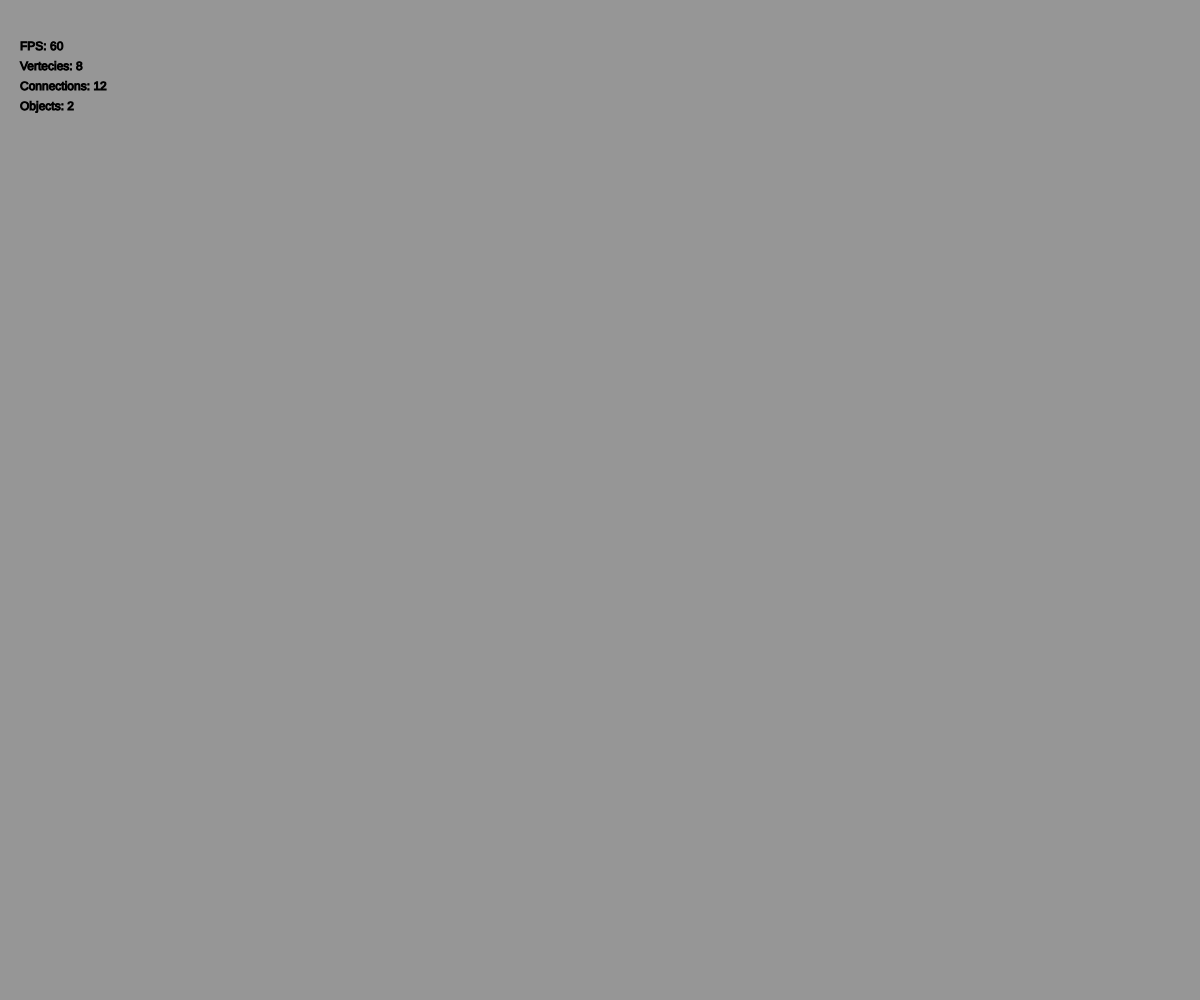
Frame 1 (no input)
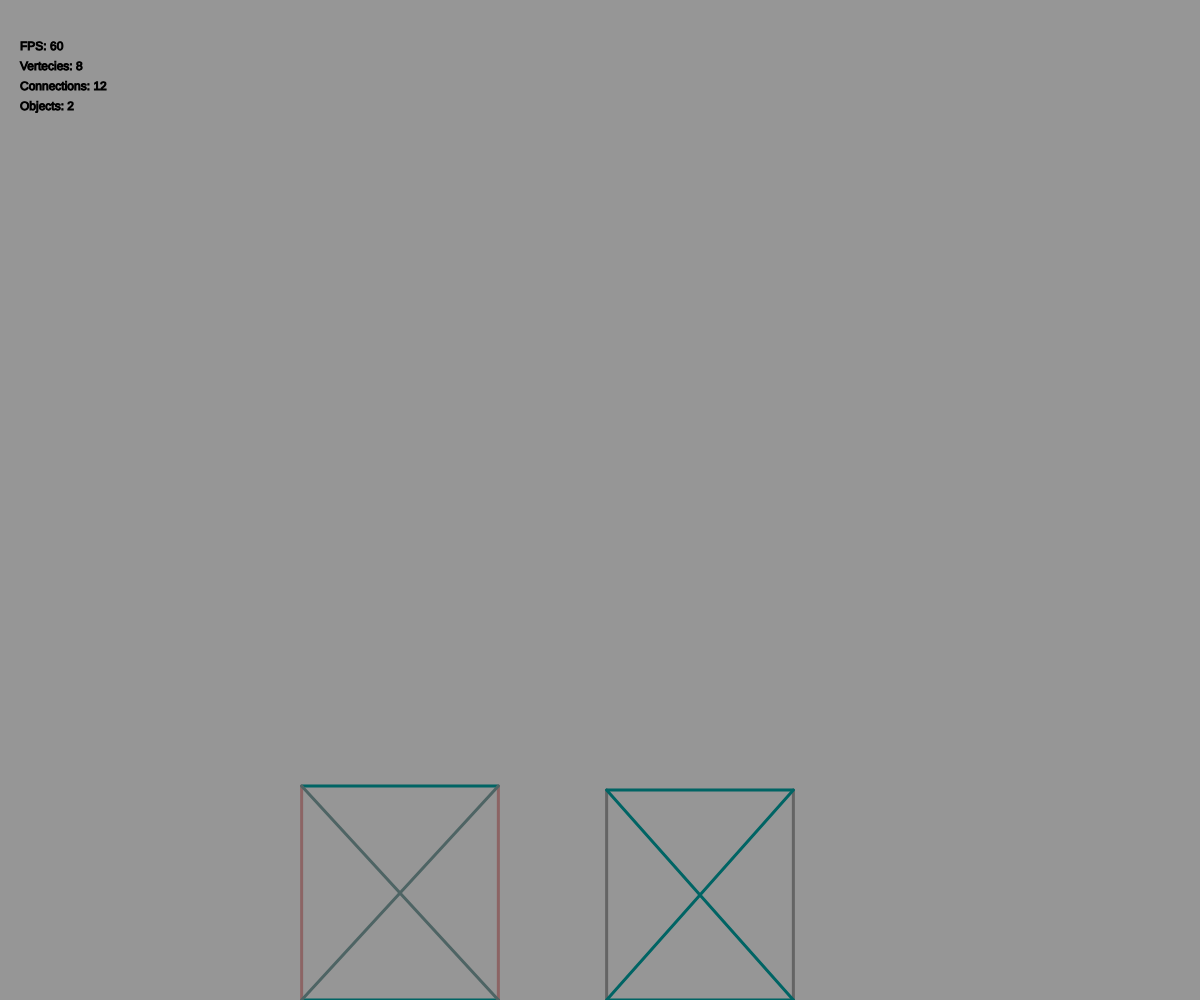
Frame 60 (no input)
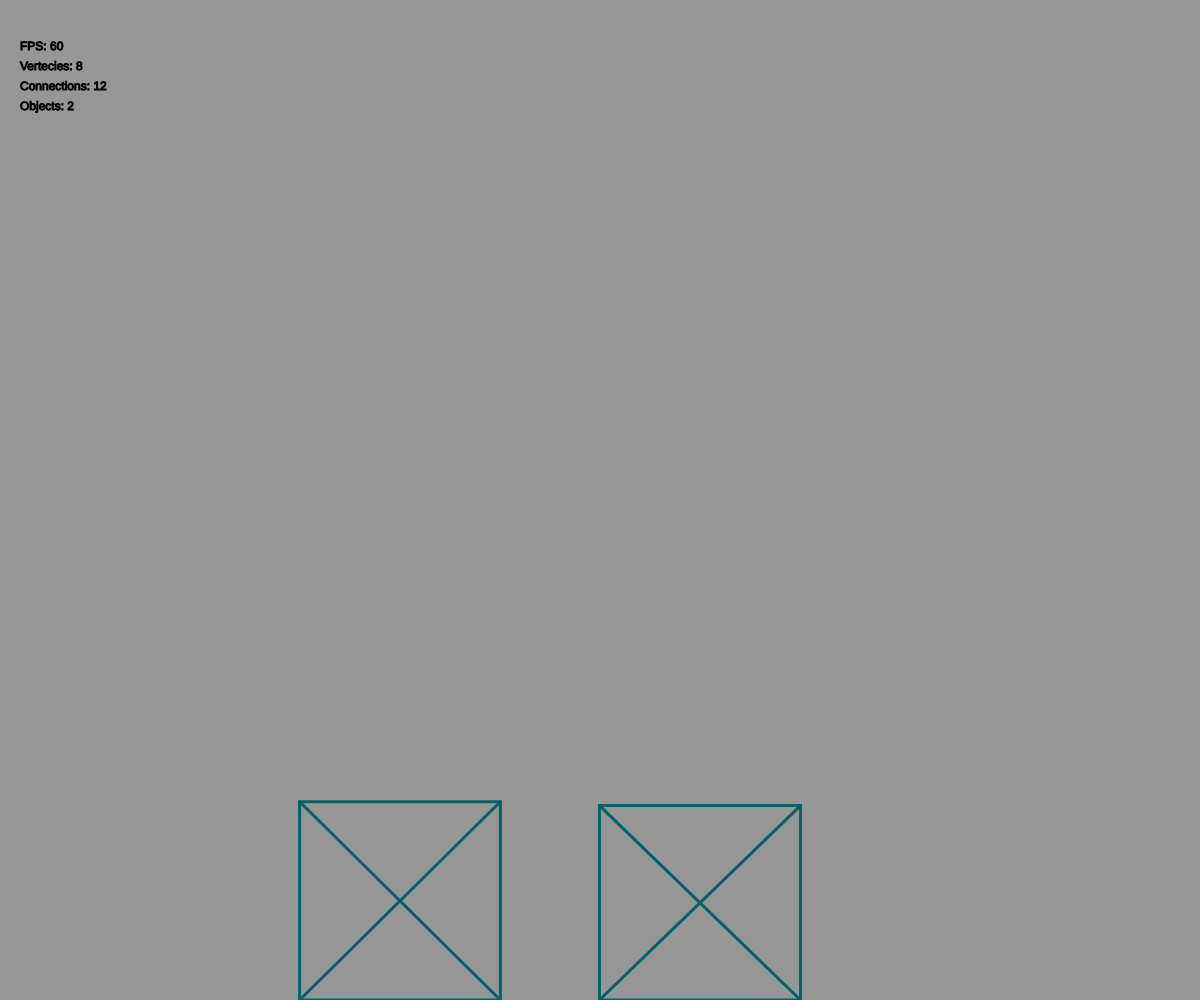
Frame 120 (the mouse pressed at the canvas centre since frame 60)

The p5.js sketch that drew these frames (run headless with seeded random() and noise() and a simulated clock; from frame 60 on, the mouse is pressed at the canvas centre):

// p5.js sketch
// ── sketch.js
// global variables
let drawVertecies = false;
let drawConnections = true;
let drawBoundingBoxes = false;
let gravity;
let drawDebugValues = true;
// variable to define whether or not physics is run step by step instead of at the frame rate
let stepByStep = false;
let vertexID = 0;
let connectorID = 0;

// array to hold all of the world objects
let worldObjects = [];
let vertecies = [];
let connections = [];
let rigidity = 50;
let forceDampening1 = 0.98;
let forceDampening2 = 0.94;
let elasticityMultiplier = 0.5;

let mouseControlsOn = true;
let nonStaticFollowMouse = false;

// current issues

function setup() {
  createCanvas(windowWidth, windowHeight);
  let a1 = createSquareObject(600, 100, 200, 200, 0.5);
  let a2 = createSquareObject(300, 100, 200, 200, 0.5);
  //worldObjects[0].vertecies[0].isStatic = true;

  // define gravity as a force class
  gravity = new force(0, 1, 5, 0, "Global", false);
  // apply gravity
  for(let i = 0; i < vertecies.length; i++){
    vertecies[i].addForce(gravity);
  }
}

function draw() {
  background(150);
  drawConditionals();
  if(stepByStep == false){
    for(let i = 0; i < worldObjects.length; i++){
      worldObjects[i].doPhysics();
    }
  }
  if(drawDebugValues == true){
    drawDebug();
  }
}

// function to draw all of the vertecies, connections, objects, etc. if the condionals are true
function drawConditionals(){
  for(let i = 0; i < worldObjects.length; i++){
    if(drawVertecies == true) worldObjects[i].drawVerteciesF();
    if(drawConnections == true) worldObjects[i].drawConnectionsF();
    if(drawBoundingBoxes == true) worldObjects[i].drawBoundingBox();
  }
}

function newVertex(x, y, s){
  if(s == undefined){
    s = false;
  }
  let v =  new objectVertex(x, y, s, vertexID);
  vertecies.push(v);
  vertexID ++;
  return v;
}

function newConnection(v1, v2, e){
  let c = new vertexConnection(v1, v2, e);
  connections.push(c);
  return c;
}

function keyPressed(){
  for(let i = 0; i < vertecies.length; i++){
    let d = dist(mouseX, mouseY, vertecies[i].x, vertecies[i].y);
    if(d < 20 + abs(vertecies[i].moveVec.x) + abs(vertecies[i].moveVec.y)){
      if(keyCode === 70) vertecies[i].isStatic = !vertecies[i].isStatic;
      if(keyCode === 67) vertecies[i].isStatic = false;
    }
  }
}

function mousePressed(){
  if(stepByStep == true){
    worldObjects[0].doPhysics();
  }
}

function drawDebug(){
  let startx = 20;
  let starty = 50;
  let spacing = 20;
  text("FPS: " + round(frameRate()), startx, starty);
  text("Vertecies: " + vertecies.length, startx, starty + spacing);
  text("Connections: " + connections.length, startx, starty + spacing * 2);
  text("Objects: " + worldObjects.length, startx, starty + spacing * 3);

}

function createStringObject(startx, starty, rowSize, columnSize, spacing, rowConnectors, columnConnectors, elacticity){
  // arrays to hold the vertecies and connectors
  let vertecies = [];
  let connectors = [];
  for(let i = 0; i < rowSize; i++){
    vertecies.push([])
    for(let i2 = 0; i2 < columnSize; i2++){
      vertecies[i].push(newVertex(startx + (i* spacing), starty + (i2 * spacing), false));
    }
  } 
  for(let i = 0; i < rowSize; i++){
    for(let i2 = 0; i2 < columnSize; i2++){
      if(rowConnectors == true && i < rowSize - 1){
        connectors.push(newConnection(vertecies[i][i2], vertecies[i + 1][i2], elacticity));
      }
      if(columnConnectors == true && i2 < columnSize - 1){
        connectors.push(newConnection(vertecies[i][i2 + 1], vertecies[i][i2], elacticity));
      }
    }
  }
  let obj = new objectc(connectors);
  worldObjects.push(obj);
  return obj;
}

function createSquareObject(startx, starty, w, h, elacticity){
  let v1 = newVertex(startx, starty, false);
  let v2 = newVertex(startx + w, starty, false);
  let v3 = newVertex(startx + w, starty + h, false);
  let v4 = newVertex(startx, starty + h, false);
  //let v5 = newVertex(startx + w/2, starty + h/2, false);
  let e = elacticity
  let c1 = newConnection(v1, v2, e);
  let c2 = newConnection(v2, v3, e);
  let c3 = newConnection(v3, v4, e);
  let c4 = newConnection(v4, v1, e);
  let c5 = newConnection(v1, v3, e);
  let c6 = newConnection(v2, v4, e);
  //let c7 = newConnection(v1, v5, e / 2);
  //let c8 = newConnection(v2, v5, e / 2);
  //let c9 = newConnection(v3, v5, e / 2);
  //let c10 = newConnection(v4, v5, e / 2);
  //let o1 = new objectc([c1, c2, c3, c4, c7, c8, c9, c10]);
  let o1 = new objectc([c1, c2, c3, c4, c5, c6]);
  worldObjects.push(o1);
  return o1;
}

function collc(x, y, w, h, x2, y2, w2, h2, xb, yb){
  if(xb == undefined) xb = 0;
  if(yb == undefined) yb = 0;
  x -= xb/2
  w += xb;
  y -= yb/2;
  h += yb;
  x2 -= xb/2;
  w2 += xb;
  y2 -= yb/2;
  h2 += yb;

  if(keyIsDown(72)){
    fill(200, 0, 0, 100);
    stroke(0);
    rect(x, y, w, h);
    rect(x2, y2, w2, h2);
  }

  if(x + w > x2 && x < x2 + w2 && y + h > y2 && y < y2 + h) return true;
  return false;
}

function lineline(x1, y1, x2, y2, x3, y3, x4, y4){
  // get the distance from x1, y1 to x2, y2
  let d1 = dist(x1, y1, x2, y2);

  // v1 is a new vector with a directly down magnitude
  let v1 = createVector(0, 1);

  // get the angle from x1, y1 to x2, y2
  let a1 = atan2(y1 - y2, x1 - x2);

  // rotate the vector
  v2.rotate(a1);

  let x = x1;
  let y = y1;

  // for the distance of the line, check each point on the line agains the other given line;
  for(let i = 0; i < d1; i++){
    if(pointLine(x3, y3, x4, y4, x, y) == true){
      // return the point of contact
      return [x, y];
    }
    x += v1.x;
    y += v1.y
  }

}

function pointLine(x1, y1, x2, y2, x3, y3){
  let d1 = dist(x1, y1, x2, y2);
  let d2 = dist(x3, y3, x1, y1);
  let d3 = dist(x3, y3, x2, y2);
  if(keyIsDown(72)){
    strokeWeight(3);
    stroke(200, 100, 100, 100);
    line(x1, y1, x2, y2);
    ellipse(x3, y3, 1);
  }
  if(dist(d2 + d3, 0, d1, 0) < 5){
    return true;
  }
  return false;
}

class objectVertex {
  constructor(x, y, s, id){
    // position variables
    this.x = x;
    this.y = y;

    // movement vector
    this.moveVec = createVector(0, 0);

    // boolean to describe whether the vertex can be moved with a force
    // isStatic == true not means it can not have the "setPosition" function applied to it
    this.isStatic = s;

    // variables to describe the higher level structures it is a part of including the connections and object
    this.connections = [];
    this.parentObject = undefined;

    // array of forces to be appllied to the x/y
    this.forces = [];

    // ID used commonly to ensure it is not added to an array twice
    this.id = id;
  }
  setPosition(x, y){
    // if the object is not static, update the x and y
    if(this.isStatic == false){
      this.x = x;
      this.y = y;
    }
  }
  updateMovement(){
    // if it is not static
    if(this.isStatic == false){
      // apply all of the forces in the vertex's forces array
      let divisor = (this.forces.length);
      for(let i = 0; i < this.forces.length; i++){
        let xforce = (this.forces[i].forceVector.x / divisor) * forceDampening1;
        let yforce = (this.forces[i].forceVector.y / divisor) * forceDampening1;

        if(this.forces[i].type == "Elastic"){
          xforce *= elasticityMultiplier;
          yforce *= elasticityMultiplier;
        }

        this.moveVec.x += xforce;
        this.moveVec.y += yforce;
        this.forces[i].update();
        // apply forces to other connected vertecies
        for(let i2 = 0; i2 < this.connections.length; i2++){
          // check if it is vertex one or two
          if(this.forces[i].randID = gravity.randID){
            if(this.connections[i2].vertex1.id == this.id) this.connections[i2].vertex2.addForce(this.forces[i]);
          }
        }
      }
      // updating movement also includes updating the position which is also done
      this.doVertexColiions();
      this.moveVec.x *= forceDampening2;
      this.moveVec.y *= forceDampening2;
      this.x += this.moveVec.x;
      this.y += this.moveVec.y;
    }
    // culling forces that have minimal impact and will generally only cause lag
    this.cullForces();
    let mouseTravled = dist(mouseX, mouseY, pwinMouseX, pwinMouseY);
    if(nonStaticFollowMouse == true || this.isStatic == true){
      if(mouseIsPressed && dist(this.x, this.y, mouseX, mouseY) < 50 + mouseTravled + abs(this.moveVec.x) + abs(this.moveVec.y)){
        this.x = mouseX;
        this.y = mouseY;
      }
    }
    this.x = constrain(this.x, 0, width);
    this.y = constrain(this.y, 0, height);
  }
  addForce(force1){
    // force1 because just force is used as the class name for forces
    let a = 0;
    for(let i = 0; i < this.forces.length; i++){
      if(force1.randID == this.forces[i].randID) a++;
    }
    if(a == 0){
      this.forces.push(force1);
    }
  }
  cullForces(){
    // access all of the forces
    for(let i = 0; i < this.forces.length; i++){
      // variable to eliminate permanent or necesary forces
      if(this.forces[i].temporary == true){
        // simpler refference to the force vector
        let v = this.forces[i].forceVector;
        // if the absolute value of the x momentum + the absolute value of the y momentum is less than 1
        if(abs((v.x)) + abs((v.y)) < 0.1){
          // creates an empty array
          let a = [];

          // for all of the forces again
          for(let i2 = 0; i2 < this.forces.length; i2++){
            // Push the second layer forces[i2] into the empty array unless i2 is equal to i
            // if i2 == i, the force is the one being culled currently and as such is not pushed to the new array
            if(i2 != i) a.push(this.forces[i2]);
          }
          // update the array
          this.forces = a;
        }
      }
    }
  }
  getPosition(type){
    // type is either "Vector", "Array", "x", or "y"

    // "Vector" returns the x/y position as a vector
    if(type == "Vector") return createVector(this.x, this.y);

    // "Array" returns the x/y position in an array [x, y]
    if(type == "Array") return [this.x, this.y];

    // "x" returns only the x position
    if(type == "x") return this.x;

    // "y" returns only the y position
    if(type == "y") return this.y;
  }
  drawSelf(){
    // formating
    fill(255);
    stroke(0);
    // draw a circle at the vertex x and y
    circle(this.x, this.y, 10);

    // debug mode
    if(drawDebugValues == true){
      textAlign(CENTER);
      textSize(10);
      let debugYStart = 50;
      text("x: " + this.x, this.x, this.y - debugYStart);
      text("y: " + this.y, this.x, this.y - (debugYStart-10));
      text("Static: " + this.isStatic, this.x, this.y - (debugYStart-20));
      text("ID: " + this.id, this.x, this.y - (debugYStart-30));
    }
  }
  doVertexColiions(){
    for(let i = 0; i < vertecies.length; i++){
      let b = 0;
      for(let i2 = 0; i2 < this.parentObject.vertecies.length; i2++){
        let a = this.parentObject.vertecies[i2];
        if(vertecies[i].id == a.id) b ++;
      }
      if(b == 0 && vertecies[i].id != this.id){
        let obj = vertecies[i];
        if(collc(this.x, this.y, 0, 0, obj.x, obj.y, 0, 0, 10, 10)){
          let a = atan2(this.y - obj.y, this.x - obj.x) - PI/2;
          let v1 = createVector(0, 5);
          v1.rotate(a);
          let b = 1/pow(dist(this.x, this.y, obj.x, obj.y), 2);
          if(v1.x < 0 && this.moveVec.x > 0) this.moveVec.x = -b;
          if(v1.x > 0 && this.moveVec.x < 0) this.moveVec.x = b;
          if(v1.y < 0 && this.moveVec.y > 0) this.moveVec.y = -b;
          if(v1.y > 0 && this.moveVec.y < 0) this.moveVec.y = b;
        }
      }
    }
    for(let i = 0; i < connections.length; i++){
        let b = 0;
        for(let i2 = 0; i2 < this.connections.length; i2++){
          let a = this.connections[i2];
          if(connections[i].id == a.id) b ++;
        }
        if(b == 0){
          let con = connections[i];
          if(pointLine(con.vertex1.x, con.vertex1.y, con.vertex2.x, con.vertex2.y, this.x, this.y) == true){
            // get the average middle point of the line by adding half of the width and height to vertex 1;
            let centerPoint = createVector(con.vertex1.x + dist(con.vertex1.x, 0, con.vertex2.x, 0), con.vertex1.y + dist(con.vertex1.y, 0, con.vertex2.y, 0));
            let a = atan2(this.y - centerPoint.y, this.x - centerPoint.x) - PI/2;
            let v1 = createVector(0, 5);
            v1.rotate(a);
            let b = 1/pow(dist(this.x, this.y, centerPoint.x, centerPoint.y) * 100, 2);
            if(v1.x < 0 && this.moveVec.x > 0) this.moveVec.x = -b;
            else
            if(v1.x > 0 && this.moveVec.x < 0) this.moveVec.x = b;
            if(v1.y < 0 && this.moveVec.y > 0) this.moveVec.y = -b;
            else
            if(v1.y > 0 && this.moveVec.y < 0) this.moveVec.y = b;
        }
      }
    }
  }
}

class force {
  constructor(x, y, s, a, t, t1, cd, rand){
    // position variables
    this.x = x;
    this.y = y;

    // ammount the force in the vector is multiplied by
    this.strengthMultiplier = s;

    // angle at which the vector is rotated
    this.angle = a;

    // creates the force vector
    this.forceVector = createVector(this.x * this.strengthMultiplier, this.y * this.strengthMultiplier);

    // rotate the vector
    this.forceVector.rotate(this.angle);

    // define the type of force for special interactions
    this.type = t;
    if(t == undefined) this.t == "Normal";
    // Structural, Global, Impact, Elastic, Drag, Normal

    // variable to determine if the force can be culled from a vertex's forces array
    this.temporary = t1;
    if(this.temporary == true){
      this.cooldown = cd;
    }
    this.timer = 0;

    this.randforce = rand;
    if(rand == undefined){
      this.randforce = 0;
    }

    // random ID to check against other forces
    this.randID = random(0, 100);
  }
  setDirection(a){
    // update the angle 
    this.angle = a;
    // recreates the force vector in order to reset the angle
    this.forceVector = createVector(this.x * this.strengthMultiplier, this.y * this.strengthMultiplier);
    // rotates the new vector
    this.forceVector.rotate(this.angle);
  }
  setStrength(s){
    // sets the strength multiplier
    this.strengthMultiplier = s;
    // recreates the force vector to update the strength value
    this.forceVector.x = this.x * s;
    this.forceVector.y = this.y * s;
    //rotates the vector accordingly
    this.forceVector.rotate(this.angle);
  }
  getForceVector(){
    return this.forceVector();
  }
  update(){
    this.forceVector.x = (this.x + random(-this.randforce, this.randforce)) * this.strengthMultiplier;
    this.forceVector.y = (this.y + random(-this.randforce, this.randforce)) * this.strengthMultiplier;
    this.timer ++;
    if(this.timer >= this.cooldown){
      this.forceVector = createVector(0, 0);
    }
  }
}

class vertexConnection {
  constructor(v1, v2, e){
    // describe the vertecies as their own sepperate variables
    this.vertex1 = v1;    
    this.vertex2 = v2;    

    // update the vertex connections array
    this.vertex1.connections.push(this);
    this.vertex2.connections.push(this);

    // describes how much or how little the connection will pull on the vertecies
    // high elacticity = low force OR force is divided by elacticity
    this.elasticity = e;

    // describes the initial length between the vertecies and the initial target distance
    this.baseLength = dist(v1.x, v1.y, v2.x, v2.y);

    this.id = connectorID;
    connectorID ++;
  }
  getCurrentDistance(){
    // returns the distance from vertex one to vertex 2
    return dist(this.vertex1.x, this.vertex1.y, this.vertex2.x, this.vertex2.y);
  }
  getForceAxis1(){
    // returns the arctangent angle between the vertecies in radians
    return atan2(this.vertex1.y - this.vertex2.y, this.vertex1.x -this.vertex2.x) + PI/2;
  }
  getForceAxis2(){
    // returns the arctangent angle between the vertecies in radians
    return atan2(this.vertex2.y - this.vertex1.y, this.vertex2.x -this.vertex1.x) + PI/2;
  }
  drawSelf(){
    stroke(0);
    strokeWeight(1);
  }
  checkForces(){
    // get tjhe distance between points
    let d1 = this.getCurrentDistance();

    // if it is grater than the base length of the connection
    if(d1 > this.baseLength){
      // call the apply forces function.
      this.applyForces(d1, 1);
    }
    if(d1 < this.baseLength){
      // call the apply forces function.
      this.applyForces(d1, 2);
    }
  }
  applyForces(d, type){
    // carried over current distance so as to no run the same function an exsessive ammount
    let d1 = d;
    // get the current angle at which the two are
    let a1 = this.getForceAxis1();
    let a2 = this.getForceAxis2();

    // ammount of time the force remains active
    let lifespan = 0;

    // variable to store the strength of the force
    // current distance - the base distance in order to get the current distance to the target distance
    // divide this by the elacticity to give more control
    let distDistance = d1 - this.baseLength
    let forceMult;
    forceMult = distDistance / this.elasticity;
    strokeWeight(3);
    stroke(forceMult * 5, 100, 100);
    line(this.vertex1.x, this.vertex1.y, this.vertex2.x, this.vertex2.y);
    stroke(0);
    strokeWeight(1);
    let positiveForce;
    let negativeForce;

    if(type == 1){
      positiveForce = new force(0, 1, forceMult, a1, "Elastic", true, lifespan);
      negativeForce = new force(0, 1, forceMult, a2, "Elastic", true, lifespan);
    } else 
    if(type == 2){
      positiveForce = new force(0, 1, forceMult, a1, "Elastic", true, lifespan);
      negativeForce = new force(0, 1, forceMult, a2, "Elastic", true, lifespan);
    }

    this.vertex1.addForce(positiveForce);
    this.vertex2.addForce(negativeForce);
    this.doCollisions();
  }
  doCollisions(){
    for(let i = 0; i < vertecies.length; i++){
      if(vertecies[i].id != this.vertex1.id && vertecies[i].id != this.vertex2.id){
        if(pointLine(this.vertex1.x, this.vertex1.y, this.vertex2.x, this.vertex2.y, vertecies[i].x, vertecies[i].y) == true){
          let centerPoint = createVector(this.vertex1.x + (this.vertex2.x - this.vertex1.x), this.vertex1.y + (this.vertex2.x - this.vertex1.x));
          let a = atan2(centerPoint.y - vertecies[i].y, centerPoint.x - vertecies[i].x);
          let v1 = createVector(0, 1);
          v1.rotate(a);
          let b = 1/pow(dist(vertecies[i].x, vertecies[i].y, centerPoint.x, centerPoint.y) / 200, 2);

          if(v1.x < 0 && this.vertex1.moveVec.x >= 0) this.vertex1.moveVec.x = -b;
          else
          if(v1.x > 0 && this.vertex1.moveVec.x < 0) this.vertex1.moveVec.x = b;
          if(v1.y < 0 && this.vertex1.moveVec.y >= 0) this.vertex1.moveVec.y = -b;
          else
          if(v1.y > 0 && this.vertex1.moveVec.y < 0) this.vertex1.moveVec.y = b;

          if(v1.x < 0 && this.vertex2.moveVec.x >= 0) this.vertex2.moveVec.x = -b;
          else
          if(v1.x > 0 && this.vertex2.moveVec.x < 0) this.vertex2.moveVec.x = b;
          if(v1.y < 0 && this.vertex2.moveVec.y >= 0) this.vertex2.moveVec.y = -b;
          else
          if(v1.y > 0 && this.vertex2.moveVec.y < 0) this.vertex2.moveVec.y = b;
        }
      }
    }
  }
}

class objectc {
  constructor(connections){
    // arary of vertex connections
    this.connections = connections;

    // array of vertecies
    this.vertecies = [];

    // filled by adding all of the vertecies within the given connections
    for(let i = 0; i < connections.length; i++){
      
      let a = 0;
      // checks if the ID is the same as another vertex in the list
      for(let i2 = 0; i2 < this.vertecies.length; i2++) if(connections[i].vertex1.id == this.vertecies[i2].id) a++;
      // pushes the vertex
      if(a == 0) this.vertecies.push(connections[i].vertex1);


      a = 0;
      // again checks the ID against the other IDs
      for(let i2 = 0; i2 < this.vertecies.length; i2++) if(connections[i].vertex2.id == this.vertecies[i2].id) a++;
      // pushes the vertex
      if(a == 0) this.vertecies.push(connections[i].vertex2);

    }

    // apply self to vertecies as the "this.parentObject" variable
    for(let i = 0; i < this.vertecies.length; i++){
      this.vertecies[i].parentObject = this;
    }

    // create it's own bounding box
    this.boundingBox = new objectBoundingBox(this);
  }
  drawVerteciesF(){
    // F because there is a conditional "drawVertecies"
    for(let i = 0; i < this.vertecies.length; i++){
      this.vertecies[i].drawSelf();
  }
  }
  drawBoundingBox(){
    this.boundingBox.drawSelf();
  }
  drawConnectionsF(){
    // F because there is a conditional "DrawConnections"
    for(let i = 0 ; i< this.connections.length; i++){
      this.connections[i].drawSelf();
    }
  }
  doPhysics(){
    for(let i = 0; i < this.vertecies.length; i++){
      this.vertecies[i].updateMovement();
    }
    for(let i = 0; i < this.connections.length; i++){
      this.connections[i].checkForces();
    }
    this.boundingBox.updateSelf();
  }
}

class objectBoundingBox {
  constructor(obj){
    // initial definitions are opposite of desired outcome
    // for loop itterates and does if x < this.minx, this,minx = x
    // for this, the initial values are the opposite of the given name

    this.minx = 10000;
    this.miny = 10000;
    this.maxx = -10000;
    this.maxy = -10000;

    this.object = obj;

    // itterates over and does if ___ < this.min__ then this.min__ = ____
    for(let i = 0; i < obj.vertecies.length; i++){
      if(obj.vertecies[i].x < this.minx){
        this.minx = obj.vertecies[i].x;
      }
      if(obj.vertecies[i].y < this.miny){
        this.miny = obj.vertecies[i].y;
      }
      if(obj.vertecies[i].x > this.maxx){
        this.maxx = obj.vertecies[i].x;
      }
      if(obj.vertecies[i].y > this.maxy){
        this.maxy = obj.vertecies[i].y;
      }
    }

    // get the distance between the minimum and maximum values for easier refference
    this.w = dist(this.minx, 0, this.maxx, 0);
    this.h = dist(this.miny, 0, this.maxy, 0);
  }
  updateSelf(){
    // updates itself by re-creating itself that runs the necesary code to update itself
    
    // initial definitions are opposite of desired outcome
    // for loop itterates and does if x < this.minx, this,minx = x
    // for this, the initial values are the opposite of the given name

    this.minx = 10000;
    this.miny = 10000;
    this.maxx = -10000;
    this.maxy = -10000;

    // itterates over and does if ___ < this.min__ then this.min__ = ____
    for(let i = 0; i < this.object.vertecies.length; i++){
      if(this.object.vertecies[i].x < this.minx){
        this.minx = this.object.vertecies[i].x;
      }
      if(this.object.vertecies[i].y < this.miny){
        this.miny = this.object.vertecies[i].y;
      }
      if(this.object.vertecies[i].x > this.maxx){
        this.maxx = this.object.vertecies[i].x;
      }
      if(this.object.vertecies[i].y > this.maxy){
        this.maxy = this.object.vertecies[i].y;
      }
    }

    // get the distance between the minimum and maximum values for easier refference
    this.w = dist(this.minx, 0, this.maxx, 0);
    this.h = dist(this.miny, 0, this.maxy, 0);
  }
  drawSelf(){
    // fill with a transparent red
    fill(200, 0, 0, 100);
    rect(this.minx, this.miny, this.w, this.h);
  }
}
